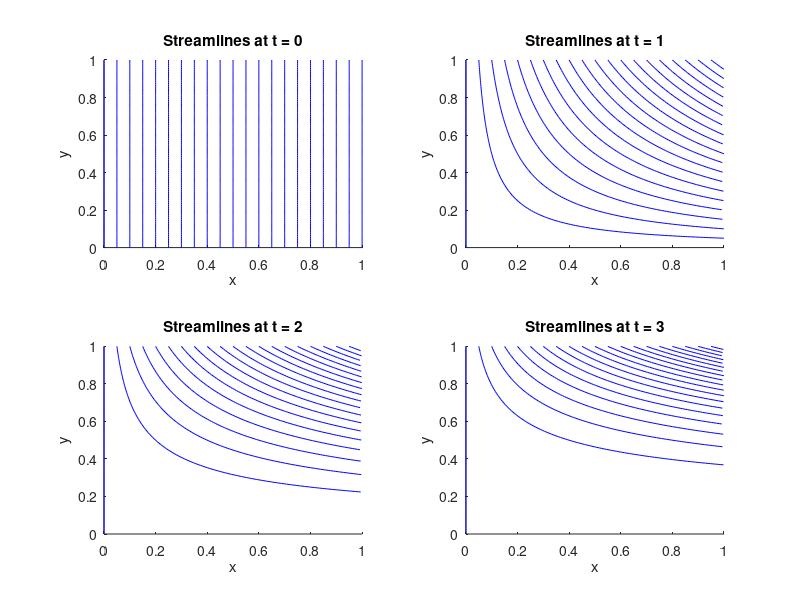

MATLAB code to generate this figure: (Note: this script raises an error after producing the figure.)
clear all; close all; clc;

index = 0;
runtime = 3;
for t = 0:runtime/3:runtime
    index = index+1;
    [x,y] = meshgrid(0:0.1:1,0:0.1:1);
    % Velocity Profile
    u = x*t;
    v = -y;
    % Streamlines: dx/u = dy/v
    figure(1)
    subplot(2,2,index)
    % quiver(x,y,u,v)
    title(['Streamlines at t = ', num2str(t)])
    xlabel('x'), ylabel('y'), axis([0 1 0 1])
    startx = 0:0.05:1;
    starty = ones(size(startx));
    streamline(x,y,u,v,startx,starty)
end

% Extract Pathline Data for range of T_start
figure(2)
[P0x, P0y] = pathline(0,runtime);
P0 = plot(P0x, P0y,'k'); hold on
[P1x, P1y] = pathline(1,runtime);
P1 = plot(P1x, P1y,'b'); hold on
[P2x, P2y] = pathline(2,runtime);
P2 = plot(P2x, P2y,'g'); hold on
[P3x, P3y] = pathline(3,runtime);
P3 = plot(P3x, P3y,'r'); hold on

% Plot Streakline
xx = [P0x(61),P1x(41),P2x(21),P3x(1)];
xxD = double(xx);
yy = [P0y(61),P1y(41),P2y(21),P3y(1)];
yyD = double(yy);
z = 0:1:50;
p = interp1(xxD,yyD,z,'makima');
Strk = plot(z,p,'--m'); hold on
plot(P0x(61), P0y(61),'*k', P1x(41), P1y(41), '*b', P2x(21), P2y(21), '*g', P3x(1), P3y(1), '*r')
title('Pathlines and Streakline'), xlabel('x'), ylabel('y'), axis([0.5 46 0 0.5])
legend([P0, P1, P2, P3, Strk],{'t=0 Pathline','t=1 Pathline','t=2 Pathline','t=3 Pathline','Streakline'})

function [X,Y] = pathline(T_start,runtime)
    % Pathline: dx/dt = u, dy/dt = v
    timestep = T_start:0.05:T_start+runtime;
    syms x(t) y(t)
    ode1 = diff(x) == x*t;
    ode2 = diff(y) == -y;
    odes = [ode1; ode2];
    cond1 = x(T_start) == 0.5;
    cond2 = y(T_start) == 0.5;
    conds = [cond1; cond2];
    % Pathline Equation
    [xSol(t), ySol(t)] = dsolve(odes,conds);
    X = subs(xSol(t), t, timestep);
    Y = subs(ySol(t), t, timestep);
end
